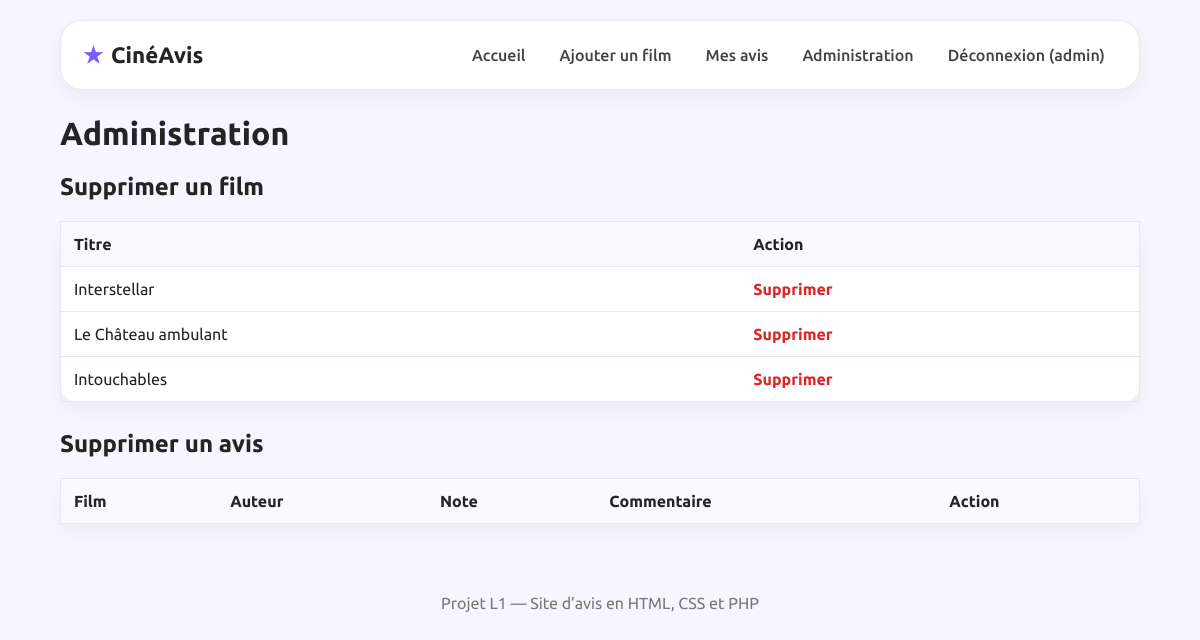
/admin.php (signed in), run on the app's committed database.
### tables this page shows
CREATE TABLE users (
        id INTEGER PRIMARY KEY AUTOINCREMENT,
        pseudo TEXT NOT NULL UNIQUE,
        email TEXT NOT NULL,
        password_hash TEXT NOT NULL,
        is_admin INTEGER NOT NULL DEFAULT 0,
        created_at TEXT NOT NULL DEFAULT CURRENT_TIMESTAMP
    );

CREATE TABLE elements (
        id INTEGER PRIMARY KEY AUTOINCREMENT,
        title TEXT NOT NULL,
        description TEXT NOT NULL,
        created_by INTEGER NOT NULL,
        created_at TEXT NOT NULL DEFAULT CURRENT_TIMESTAMP,
        FOREIGN KEY (created_by) REFERENCES users(id)
    );

### db.php (called while the page is built, shortened)
<?php
function db(): PDO {
    static $pdo = null;
    if ($pdo === null) {
        $dataDir = __DIR__ . '/data';
        $pdo = new PDO('sqlite:' . $dataDir . '/site_avis.sqlite');
        $pdo->setAttribute(PDO::ATTR_ERRMODE, PDO::ERRMODE_EXCEPTION);
        $pdo->exec('PRAGMA foreign_keys = ON');
    }
    return $pdo;
}

### admin.php (the view, shortened to what this page needs)
<?php
require_once __DIR__ . '/functions.php'; require_admin();
$elements = db()->query('SELECT * FROM elements ORDER BY created_at DESC')->fetchAll(PDO::FETCH_ASSOC);
render_header('Administration');
?>
<h1>Administration</h1>
<h2>Supprimer un film</h2>
<table>
<tr><th>Titre</th><th>Action</th></tr>
<?php foreach ($elements as $element): ?>
<tr><td><?= h($element['title']) ?></td><td><a class="danger" href="delete.php?type=element&id=<?= (int)$element['id'] ?>" onclick="return confirm('Supprimer ce film et ses avis ?')">Supprimer</a></td></tr>
<?php endforeach; ?>
</table>
<h2>Supprimer un avis</h2>
<table>
<tr><th>Film</th><th>Auteur</th><th>Note</th><th>Commentaire</th><th>Action</th></tr>
</table>
<?php render_footer(); ?>

### functions.php (shortened to what this page needs)
<?php
require_once __DIR__ . '/db.php';
function h(?string $value): string {
    return htmlspecialchars($value ?? '', ENT_QUOTES, 'UTF-8');
}
function current_user(): ?array {
    $stmt = db()->prepare('SELECT * FROM users WHERE id = ?');
    $stmt->execute([$_SESSION['user_id']]);
    $user = $stmt->fetch(PDO::FETCH_ASSOC);
    return $user ?: null;
}
function render_header(string $title): void {
    $user = current_user();
    echo '<!doctype html><html lang="fr"><head><meta charset="utf-8">';
    echo '<link rel="stylesheet" href="style.css"></head><body>';
    echo '<header class="topbar"><a class="logo" href="index.php">CinéAvis</a><nav>';
    echo '<a href="index.php">Accueil</a>';
    if ($user) {
        echo '<a href="add_element.php">Ajouter un film</a>';
        echo '<a href="user_reviews.php?id=' . (int)$user['id'] . '">Mes avis</a>';
        if ((int)$user['is_admin'] === 1) echo '<a href="admin.php">Administration</a>';
        echo '<a href="logout.php">Déconnexion (' . h($user['pseudo']) . ')</a>';
    } else {
        echo '<a href="register.php">Inscription</a><a href="login.php">Connexion</a>';
    }
    echo '</nav></header><main class="container">';
}
function render_footer(): void {
    echo '</main><footer>Projet L1 — Site d’avis en HTML, CSS et PHP</footer></body></html>';
}

### style.css (style rules this page uses)
* { box-sizing: border-box; }
body { margin: 0; font-family: 'Ubuntu', 'bold', sans-serif; background: #f7f5ff; color: #242424; }
a { color: inherit; text-decoration: none; }
.topbar { width: 90%; max-width: 1150px; margin: 20px auto; padding: 16px 22px; background: white; border: 1px solid #e8e5f5; border-radius: 22px; box-shadow: 0 8px 20px rgba(0, 0, 0, 0.05); display: flex; justify-content: space-between; align-items: center; gap: 20px; }
.logo { font-size: 1.4rem; font-weight: 700; }
.logo::before { content: "★"; color: #7c5cff; margin-right: 8px; }
nav { display: flex; gap: 10px; flex-wrap: wrap; }
nav a { padding: 9px 12px; border-radius: 20px; font-weight: 500; color: #444; }
.container { width: 90%; max-width: 1100px; margin: 25px auto 40px; }
.card, .review, .form, table { background: white; border: 1px solid #e8e5f5; border-radius: 18px; padding: 22px; box-shadow: 0 8px 20px rgba(0, 0, 0, 0.05); }
.card h3, .form h1, .container > h1, .container > h2 { margin-top: 0; }
.danger { color: #dc2626; font-weight: 700; }
table { width: 100%; border-collapse: collapse; margin-bottom: 28px; }
th, td { padding: 13px; border-bottom: 1px solid #e8e5f5; text-align: left; }
th { background: #faf9ff; font-weight: 700; }
footer { text-align: center; color: #777; padding: 30px; }

### data on the page
users: pseudo "admin"
elements: title "Interstellar"
elements: title "Le Château ambulant"
elements: title "Intouchables"
